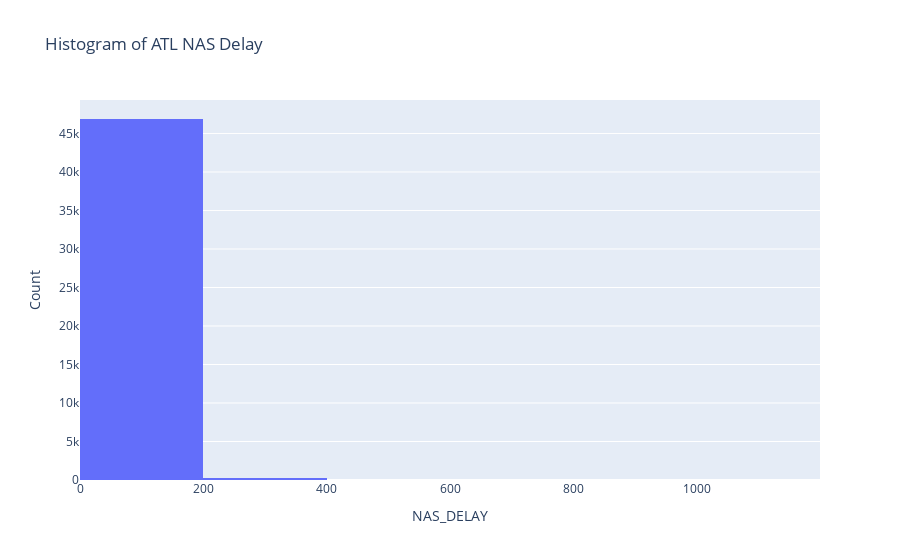

The notebook cell this image was saved under:
### Code cell
fig = px.histogram(nas_delay.loc[nas_delay['ORIGIN']==origin], x='NAS_DELAY', nbins=10, title=f'Histogram of {origin} NAS Delay') # nbins=10 to bin data
# , marginal='rug'
fig.update_layout(yaxis_title="Count")
fig.show()

### Figure 1 — Plotly figure (JSON) as saved in the notebook; plotly's stock layout.template omitted (floating-point values rounded to 4 significant figures; data arrays with more than 128 entries replaced by an {"elided": "..."} marker saying what was removed)
{"data": [{"alignmentgroup": "True", "bingroup": "x", "hovertemplate": "NAS_DELAY=%{x}<br>count=%{y}<extra></extra>", "legendgroup": "", "marker": {"color": "#636efa", "pattern": {"shape": ""}}, "name": "", "nbinsx": 10, "offsetgroup": "", "orientation": "v", "showlegend": false, "type": "histogram", "x": {"elided": "47198 int values"}, "xaxis": "x", "yaxis": "y"}], "layout": {"barmode": "relative", "legend": {"tracegroupgap": 0}, "title": {"text": "Histogram of ATL NAS Delay"}, "xaxis": {"anchor": "y", "domain": [0, 1], "title": {"text": "NAS_DELAY"}}, "yaxis": {"anchor": "x", "domain": [0, 1], "title": {"text": "Count"}}}}
